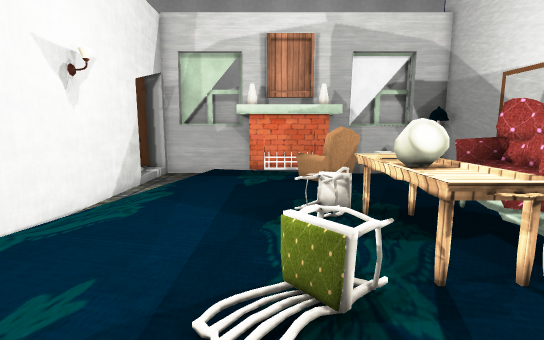
View 1 (above)

22 first-person views from a walk through a scene from a Unity 3-D project. The camera is 1.2 m above the floor, tilts 8° down and sees 85° across. The floor is counted in squares, 0.5 m on a side. Each view is taken from the middle of a square. On the plan, view 1 faces up. The plan holds only what a view shows up to about 19 squares ahead; the rest is blank. The place goes on beyond the plan. The player character is not drawn. Some surface patterns are stand-ins.

View 2
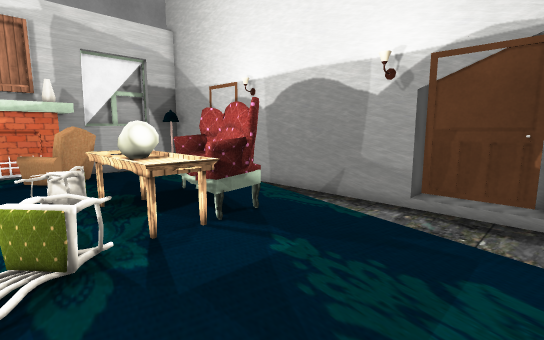

View 3
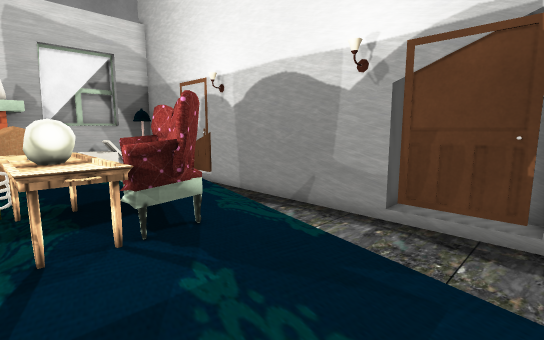

View 4
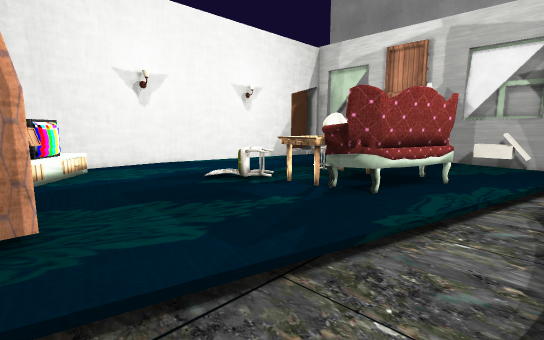

View 5
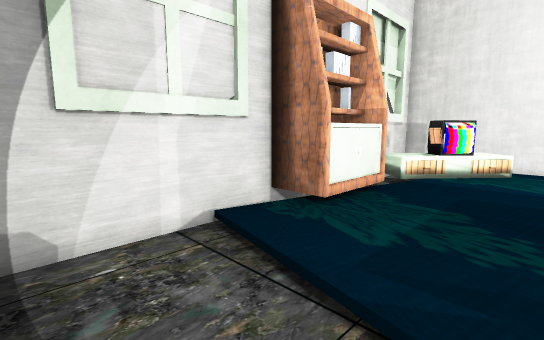

View 6
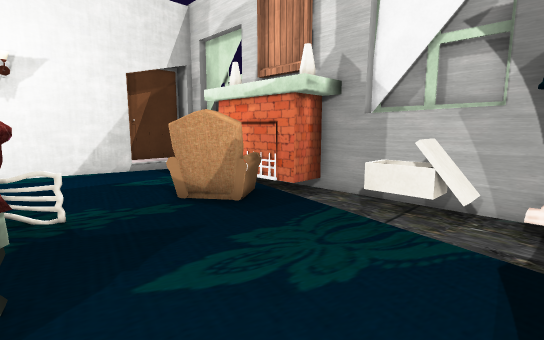

View 7
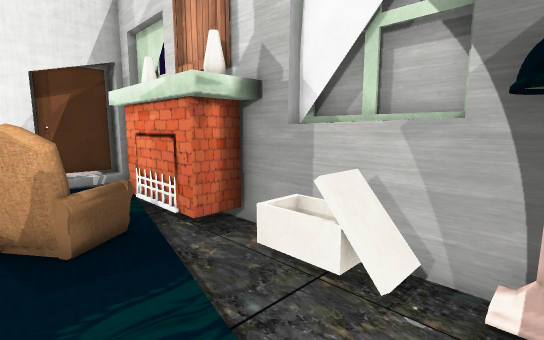

View 8
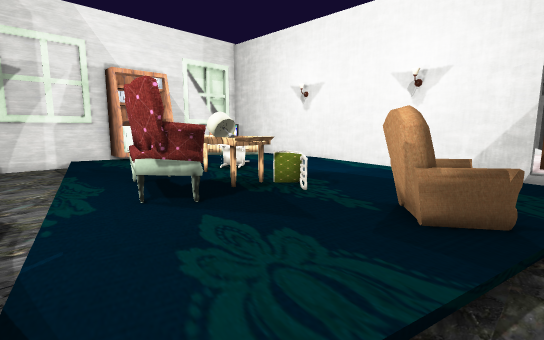

View 9
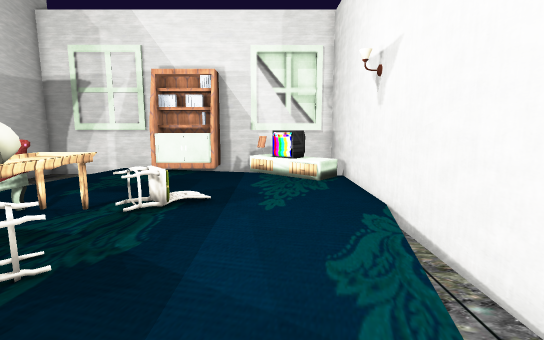

View 10
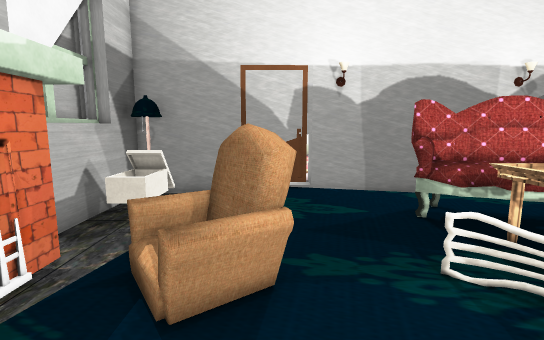

View 11
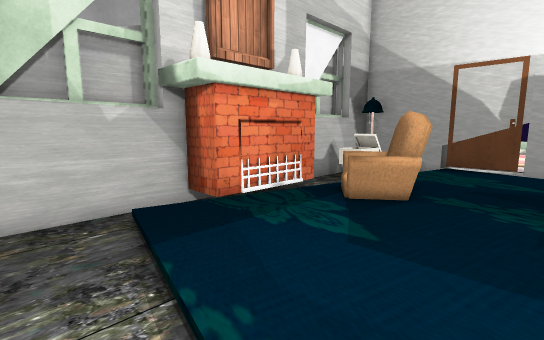

View 12
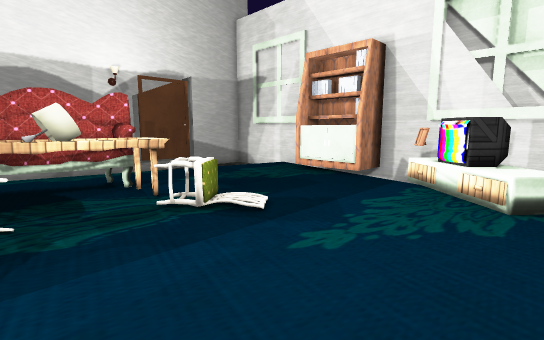

View 13
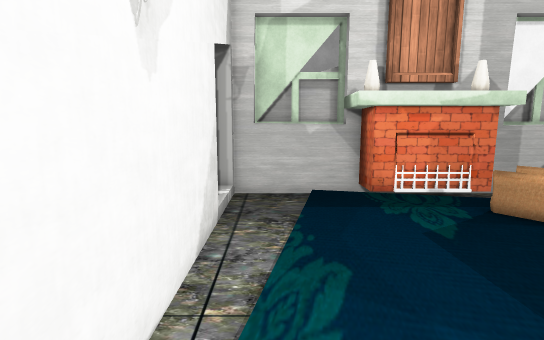

View 14
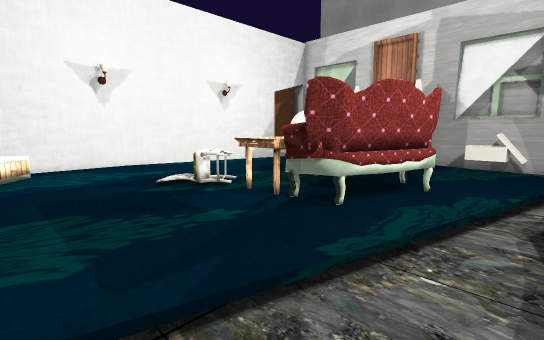

View 15
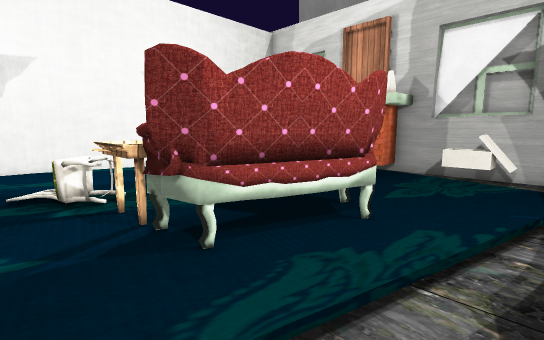

View 16
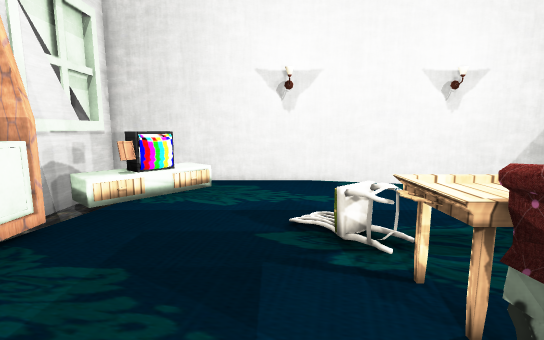

View 17
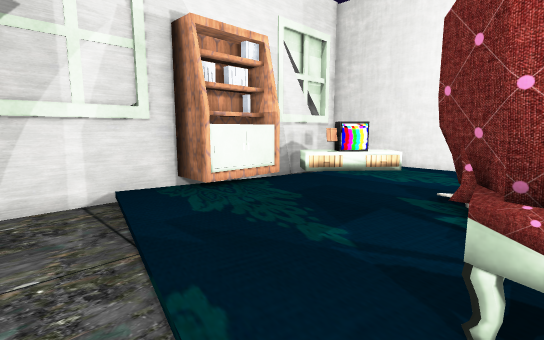

View 18
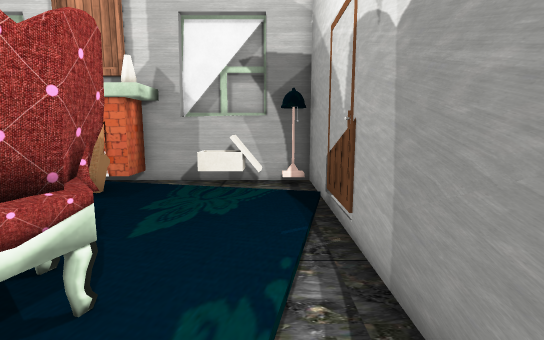

View 19
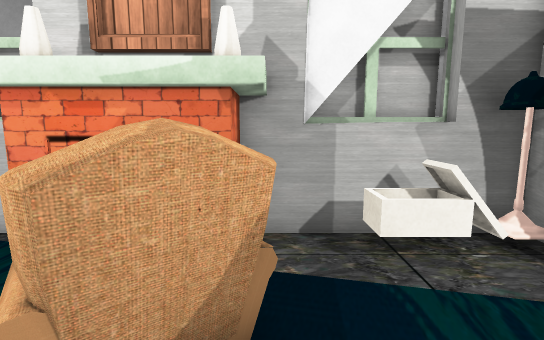

View 20
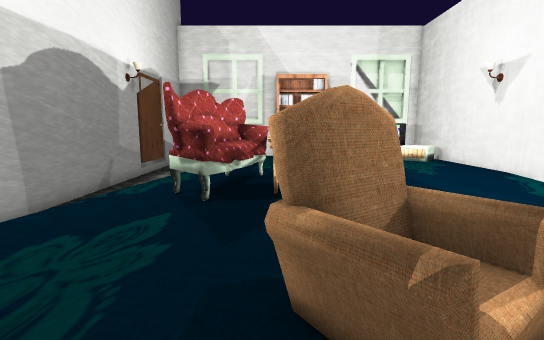

View 21
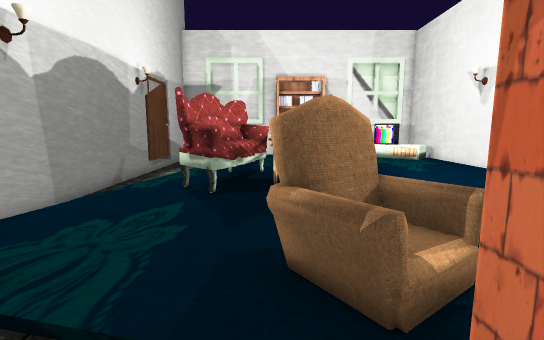

View 22
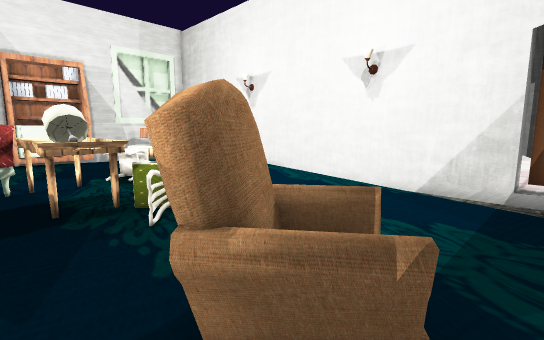

### Floor plan
Key: @ floor where view 1 was taken; # wall or solid block; . main floor; - floor 0.25 m lower than the main floor; / step, stairs or slope; = window, fence, low wall or low ledge; ^ raised ledge; v drop or lower ground; L lamp; T thing the floor can be seen under or through; A table; R drawers; O other object.
Columns run from 8 left of view 1 to 11 right of it. Each row starts with its distance up from view 1.
 19 ########   #########
 18 ##-----#^  #--==OLL#
 17 #.---..^^###---OO-L#
 16 #.--/.....///------#
 15 ##--/...../=..///--#
 14  #--/.....###......#
 13  #--......###...../#
 12  #-/............../#
 11  #-/............../#
 10  #-/......==......-#
  9  #-......#=A..=T..-#
  8  #-......=#OA.^T./-#
  7  #/.......ALL^^T./-#
  6  #/.......ALL^TT.--#
  5  #.......=AAA^T..--#
  4  #......==AAATT./--#
  3  #.......=....../--#
  2  #..............---#
  1  #..............---#
  0  #......@....../---#
 -1  #/O.........../---#
 -2  #/=^#........./---#
 -3  # v^#R..===...----#
 -4  #  =^^-#####./----#
 -5  ###################

Where each view was taken, in squares from view 1:
view 1: 0 up, 0 right, facing up
view 2: 2 down, 0 right, facing up-right
view 3: 2 down, 2 right, facing up-right
view 4: 4 down, 10 right, facing up-left
view 5: 1 up, 10 right, facing down-left
view 6: 9 up, 10 right, facing up-left
view 7: 13 up, 10 right, facing up-left
view 8: 16 up, 10 right, facing down-left
view 9: 13 up, 3 left, facing down
view 10: 13 up, 2 left, facing right
view 11: 10 up, 6 left, facing up-right
view 12: 8 up, 6 left, facing down-right
view 13: 6 up, 5 left, facing up
view 14: 2 down, 10 right, facing up-left
view 15: 2 up, 10 right, facing up-left
view 16: 2 up, 7 right, facing left
view 17: 5 up, 9 right, facing down-left
view 18: 5 up, 9 right, facing up
view 19: 11 up, 4 right, facing up
view 20: 17 up, 4 right, facing down
view 21: 18 up, 4 right, facing down
view 22: 16 up, 5 right, facing down-left
